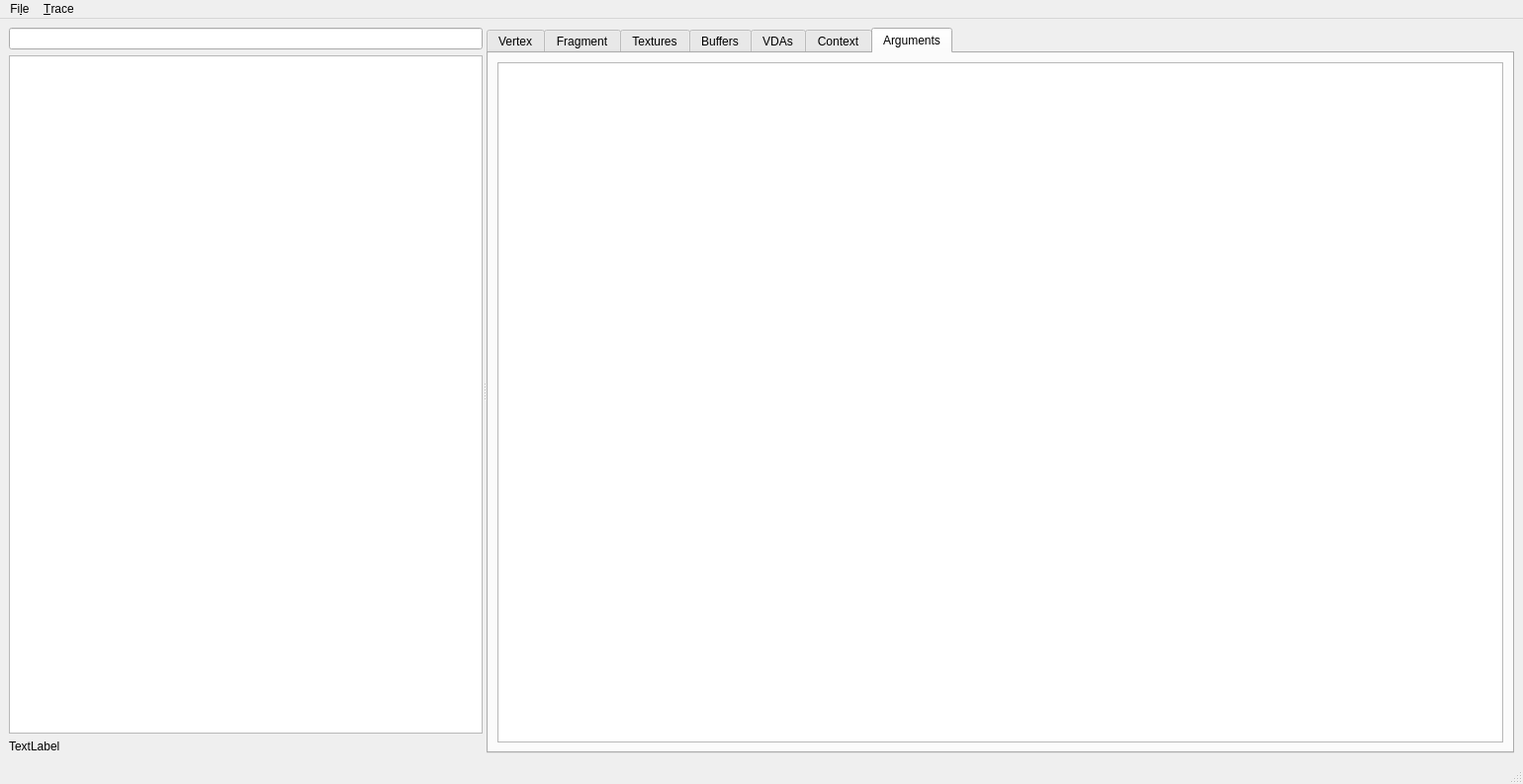
<?xml version="1.0" encoding="UTF-8"?>
<ui version="4.0">
 <class>MainWindow</class>
 <widget class="QMainWindow" name="MainWindow">
  <property name="geometry">
   <rect>
    <x>0</x>
    <y>0</y>
    <width>1540</width>
    <height>793</height>
   </rect>
  </property>
  <property name="windowTitle">
   <string>GCM Viz</string>
  </property>
  <property name="toolButtonStyle">
   <enum>Qt::ToolButtonIconOnly</enum>
  </property>
  <property name="documentMode">
   <bool>false</bool>
  </property>
  <property name="unifiedTitleAndToolBarOnMac">
   <bool>false</bool>
  </property>
  <widget class="QWidget" name="centralwidget">
   <property name="sizePolicy">
    <sizepolicy hsizetype="Expanding" vsizetype="Expanding">
     <horstretch>0</horstretch>
     <verstretch>0</verstretch>
    </sizepolicy>
   </property>
   <layout class="QHBoxLayout" name="horizontalLayout_4">
    <item>
     <widget class="QSplitter" name="splitter">
      <property name="orientation">
       <enum>Qt::Horizontal</enum>
      </property>
      <widget class="QWidget" name="">
       <layout class="QVBoxLayout" name="verticalLayout">
        <item>
         <widget class="QLineEdit" name="leSearchCommand"/>
        </item>
        <item>
         <widget class="QTableView" name="commandTableView">
          <property name="enabled">
           <bool>true</bool>
          </property>
          <property name="sizePolicy">
           <sizepolicy hsizetype="Expanding" vsizetype="Expanding">
            <horstretch>0</horstretch>
            <verstretch>0</verstretch>
           </sizepolicy>
          </property>
          <property name="maximumSize">
           <size>
            <width>500</width>
            <height>16777215</height>
           </size>
          </property>
          <property name="selectionMode">
           <enum>QAbstractItemView::SingleSelection</enum>
          </property>
          <property name="selectionBehavior">
           <enum>QAbstractItemView::SelectRows</enum>
          </property>
          <attribute name="horizontalHeaderDefaultSectionSize">
           <number>170</number>
          </attribute>
          <attribute name="horizontalHeaderMinimumSectionSize">
           <number>70</number>
          </attribute>
         </widget>
        </item>
        <item>
         <widget class="QLabel" name="labelFrame">
          <property name="text">
           <string>TextLabel</string>
          </property>
         </widget>
        </item>
       </layout>
      </widget>
      <widget class="QTabWidget" name="tabWidget">
       <property name="currentIndex">
        <number>6</number>
       </property>
       <property name="documentMode">
        <bool>false</bool>
       </property>
       <property name="movable">
        <bool>true</bool>
       </property>
       <widget class="QWidget" name="tabVertex">
        <attribute name="title">
         <string>Vertex</string>
        </attribute>
        <layout class="QHBoxLayout" name="horizontalLayout_9">
         <item>
          <widget class="QSplitter" name="splitter_2">
           <property name="orientation">
            <enum>Qt::Horizontal</enum>
           </property>
           <widget class="QTabWidget" name="tabWidget_2">
            <property name="currentIndex">
             <number>0</number>
            </property>
            <widget class="QWidget" name="tab">
             <attribute name="title">
              <string>Assembler</string>
             </attribute>
             <layout class="QHBoxLayout" name="horizontalLayout_10">
              <item>
               <widget class="QTextEdit" name="teVertexAsm">
                <property name="undoRedoEnabled">
                 <bool>false</bool>
                </property>
                <property name="lineWrapMode">
                 <enum>QTextEdit::NoWrap</enum>
                </property>
                <property name="readOnly">
                 <bool>true</bool>
                </property>
                <property name="acceptRichText">
                 <bool>false</bool>
                </property>
               </widget>
              </item>
             </layout>
            </widget>
            <widget class="QWidget" name="tab_2">
             <attribute name="title">
              <string>GLSL</string>
             </attribute>
             <layout class="QHBoxLayout" name="horizontalLayout_5">
              <item>
               <widget class="QTextEdit" name="teVertexGlsl">
                <property name="undoRedoEnabled">
                 <bool>false</bool>
                </property>
                <property name="lineWrapMode">
                 <enum>QTextEdit::NoWrap</enum>
                </property>
                <property name="readOnly">
                 <bool>true</bool>
                </property>
                <property name="acceptRichText">
                 <bool>false</bool>
                </property>
               </widget>
              </item>
             </layout>
            </widget>
           </widget>
           <widget class="QTableView" name="twVertexConsts"/>
          </widget>
         </item>
        </layout>
       </widget>
       <widget class="QWidget" name="tabFragment">
        <attribute name="title">
         <string>Fragment</string>
        </attribute>
        <layout class="QHBoxLayout" name="horizontalLayout_2">
         <item>
          <widget class="QSplitter" name="splitter_3">
           <property name="orientation">
            <enum>Qt::Horizontal</enum>
           </property>
           <widget class="QTabWidget" name="tabWidget_3">
            <property name="currentIndex">
             <number>0</number>
            </property>
            <widget class="QWidget" name="tab_3">
             <attribute name="title">
              <string>Assembler</string>
             </attribute>
             <layout class="QHBoxLayout" name="horizontalLayout_6">
              <item>
               <widget class="QTextEdit" name="teFragmentAsm">
                <property name="undoRedoEnabled">
                 <bool>false</bool>
                </property>
                <property name="lineWrapMode">
                 <enum>QTextEdit::NoWrap</enum>
                </property>
                <property name="readOnly">
                 <bool>true</bool>
                </property>
                <property name="acceptRichText">
                 <bool>false</bool>
                </property>
               </widget>
              </item>
             </layout>
            </widget>
            <widget class="QWidget" name="tab_4">
             <attribute name="title">
              <string>GLSL</string>
             </attribute>
             <layout class="QHBoxLayout" name="horizontalLayout_7">
              <item>
               <widget class="QTextEdit" name="teFragmentGlsl">
                <property name="undoRedoEnabled">
                 <bool>false</bool>
                </property>
                <property name="lineWrapMode">
                 <enum>QTextEdit::NoWrap</enum>
                </property>
                <property name="readOnly">
                 <bool>true</bool>
                </property>
                <property name="acceptRichText">
                 <bool>false</bool>
                </property>
               </widget>
              </item>
             </layout>
            </widget>
           </widget>
           <widget class="QTableView" name="twFragmentConsts"/>
          </widget>
         </item>
        </layout>
       </widget>
       <widget class="QWidget" name="tab_5">
        <attribute name="title">
         <string>Textures</string>
        </attribute>
        <layout class="QHBoxLayout" name="horizontalLayout_8">
         <item>
          <widget class="QTableView" name="twTextures">
           <property name="selectionMode">
            <enum>QAbstractItemView::SingleSelection</enum>
           </property>
           <property name="selectionBehavior">
            <enum>QAbstractItemView::SelectRows</enum>
           </property>
          </widget>
         </item>
        </layout>
       </widget>
       <widget class="QWidget" name="tab_6">
        <attribute name="title">
         <string>Buffers</string>
        </attribute>
        <layout class="QHBoxLayout" name="horizontalLayout_3">
         <item>
          <widget class="QTableView" name="twBuffers">
           <property name="selectionMode">
            <enum>QAbstractItemView::SingleSelection</enum>
           </property>
           <property name="selectionBehavior">
            <enum>QAbstractItemView::SelectRows</enum>
           </property>
          </widget>
         </item>
        </layout>
       </widget>
       <widget class="QWidget" name="tab_7">
        <attribute name="title">
         <string>VDAs</string>
        </attribute>
        <layout class="QHBoxLayout" name="horizontalLayout_11">
         <item>
          <widget class="QSplitter" name="splitter_4">
           <property name="orientation">
            <enum>Qt::Horizontal</enum>
           </property>
           <widget class="QTableView" name="twVertexDataArrays"/>
           <widget class="QTableView" name="twVertexDataArraysBuffer"/>
          </widget>
         </item>
        </layout>
       </widget>
       <widget class="QWidget" name="tab_8">
        <attribute name="title">
         <string>Context</string>
        </attribute>
        <layout class="QHBoxLayout" name="horizontalLayout_12">
         <item>
          <widget class="QTableView" name="twContext"/>
         </item>
        </layout>
       </widget>
       <widget class="QWidget" name="tabArgs">
        <attribute name="title">
         <string>Arguments</string>
        </attribute>
        <layout class="QHBoxLayout" name="horizontalLayout">
         <item>
          <widget class="QTableView" name="twArgs">
           <property name="selectionMode">
            <enum>QAbstractItemView::SingleSelection</enum>
           </property>
           <property name="selectionBehavior">
            <enum>QAbstractItemView::SelectRows</enum>
           </property>
          </widget>
         </item>
        </layout>
       </widget>
      </widget>
     </widget>
    </item>
   </layout>
  </widget>
  <widget class="QMenuBar" name="menubar">
   <property name="geometry">
    <rect>
     <x>0</x>
     <y>0</y>
     <width>1540</width>
     <height>27</height>
    </rect>
   </property>
   <widget class="QMenu" name="menuFile">
    <property name="title">
     <string>Fi&amp;le</string>
    </property>
    <addaction name="actionQuit"/>
   </widget>
   <widget class="QMenu" name="menuTrace">
    <property name="title">
     <string>&amp;Trace</string>
    </property>
    <addaction name="actionRun"/>
   </widget>
   <addaction name="menuFile"/>
   <addaction name="menuTrace"/>
  </widget>
  <widget class="QStatusBar" name="statusbar"/>
  <action name="actionQuit">
   <property name="checkable">
    <bool>false</bool>
   </property>
   <property name="text">
    <string>&amp;Quit</string>
   </property>
  </action>
  <action name="actionRun">
   <property name="text">
    <string>&amp;Run</string>
   </property>
   <property name="shortcut">
    <string>F5</string>
   </property>
  </action>
 </widget>
 <resources/>
 <connections/>
</ui>
